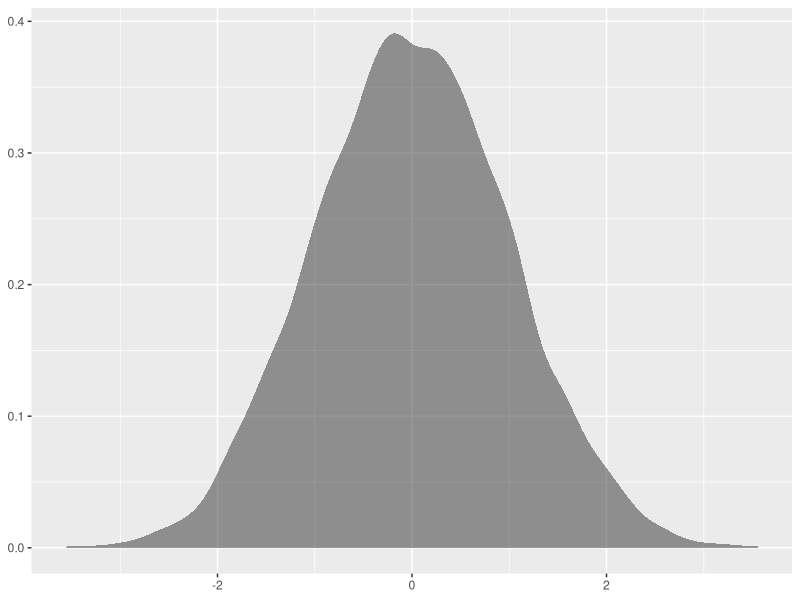
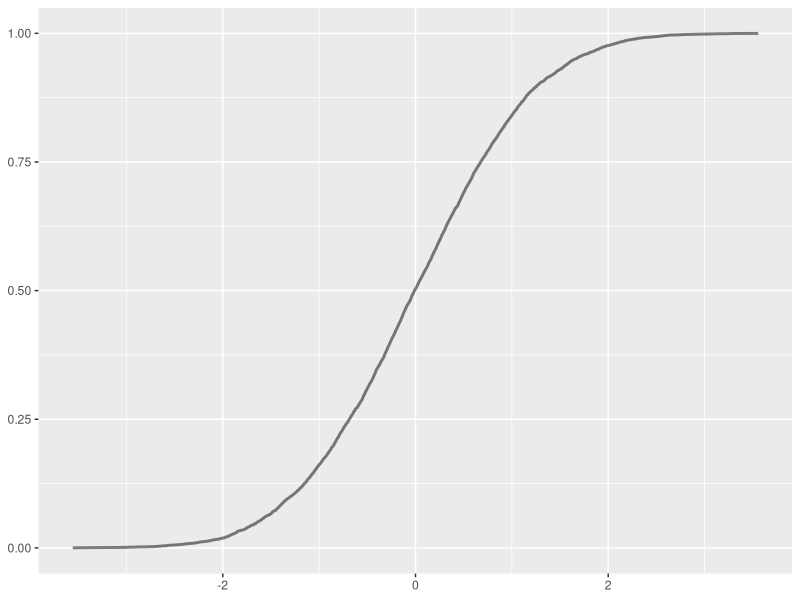
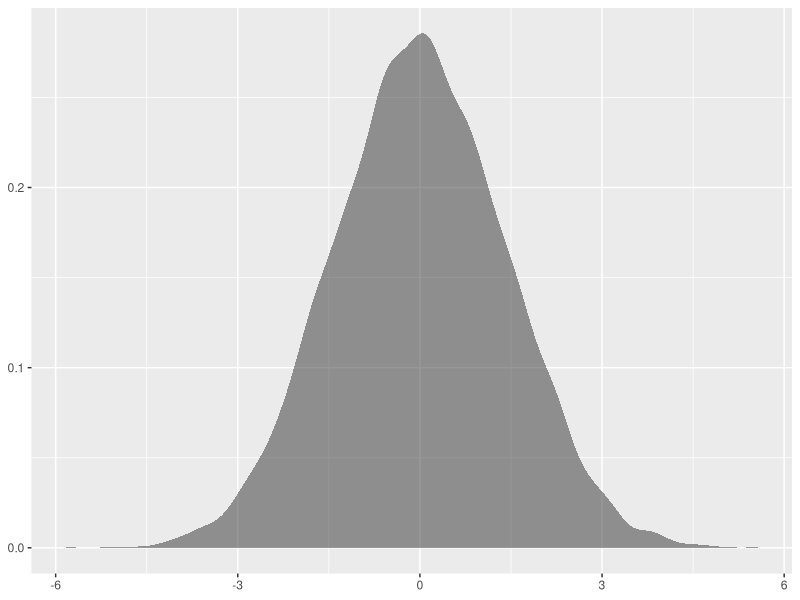
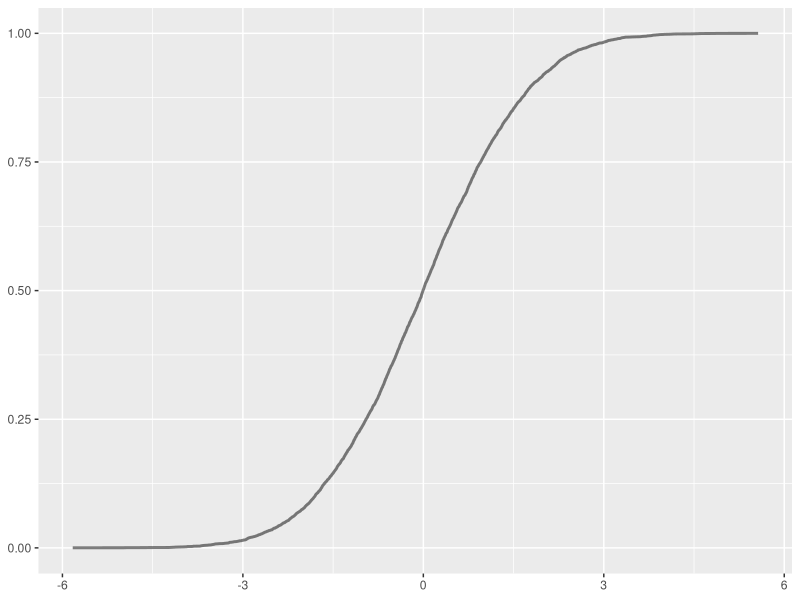
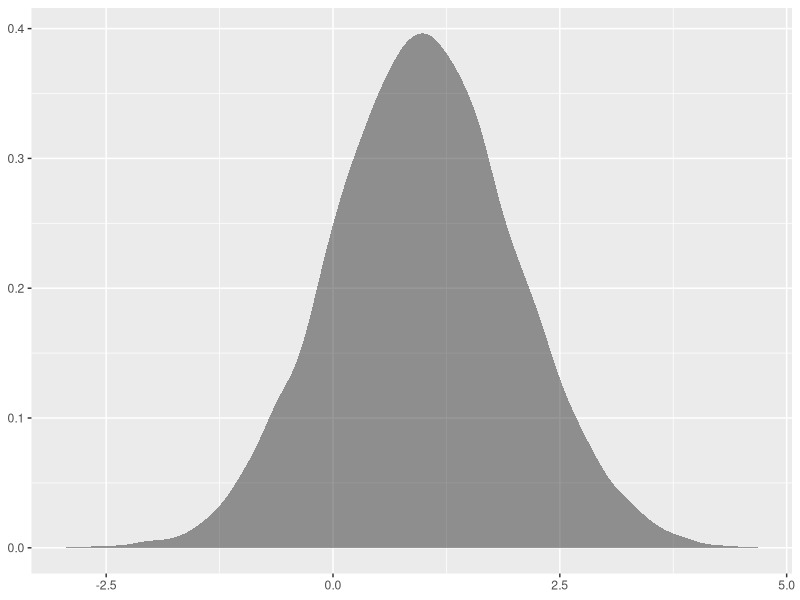
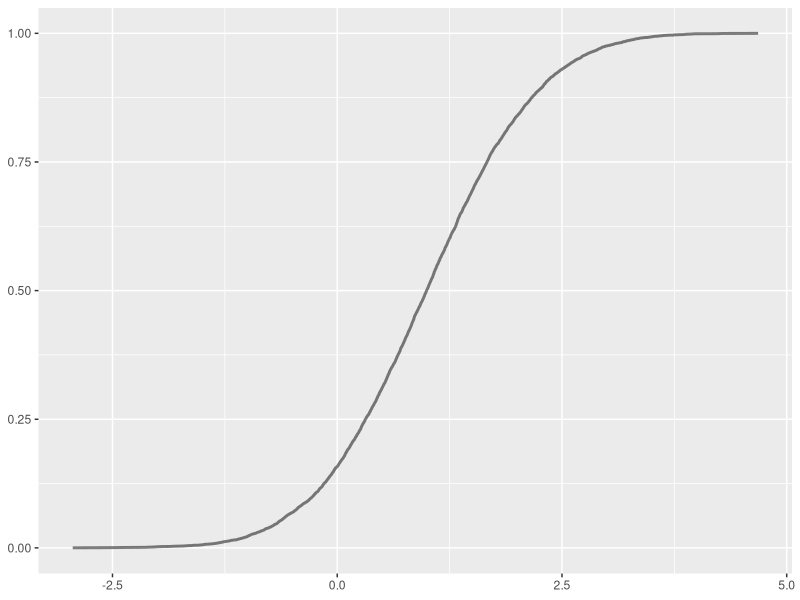
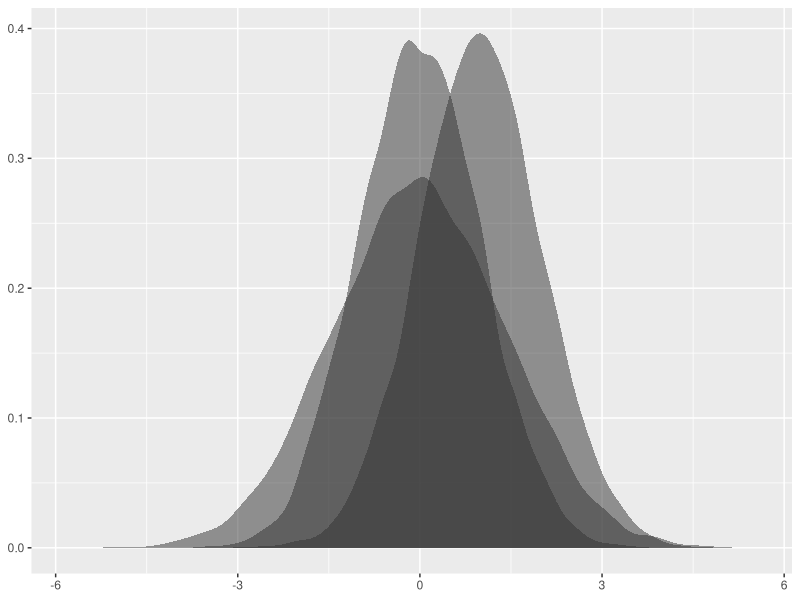
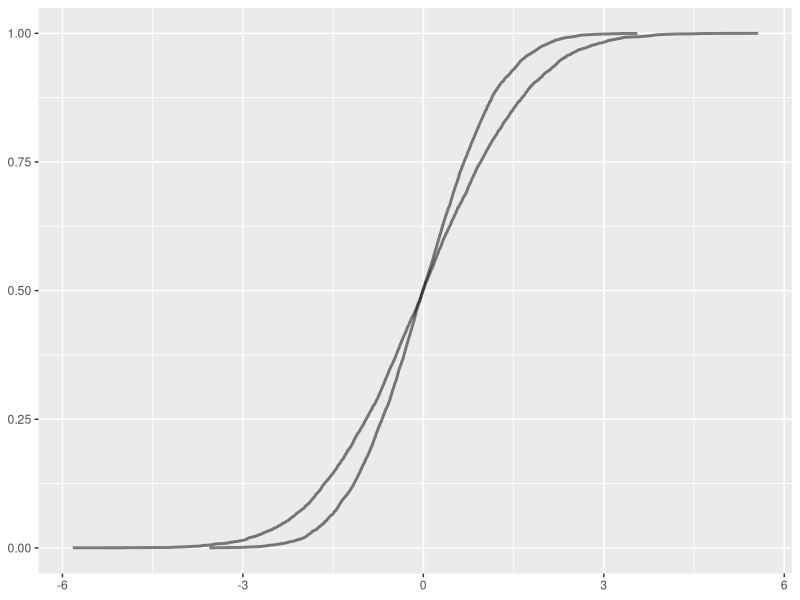

Write the R code that produced these figures, in order.
## ---- chunk 1
require(ggplot2)
require(scales)

knitr::opts_chunk$set(fig.path='../doc/images/')
knitr::opts_chunk$set(out.width = '400px')
knitr::opts_chunk$set(dpi=200)
## ---- chunk 2
normal01 <- read.table("normal_0_1.tsv", sep="\t", header=FALSE)
colnames(normal01) <- c("x")
normal01$ecdf <- ecdf(normal01$x)(normal01$x)

normal02 <- read.table("normal_0_2.tsv", sep="\t", header=FALSE)
colnames(normal02) <- c("x")
normal02$ecdf <- ecdf(normal02$x)(normal02$x)

normal11 <- read.table("normal_1_1.tsv", sep="\t", header=FALSE)
colnames(normal11) <- c("x")
normal11$ecdf <- ecdf(normal11$x)(normal11$x)

http <- read.table("http.tsv", sep="\t", header=TRUE)
colnames(http) <- c("ctime", "dtime", "ttime", "wait")
http$ctime <- as.numeric(as.character(http$ctime))
http$dtime <- as.numeric(as.character(http$dtime))
http$ttime <- as.numeric(as.character(http$ttime))
http$wait <- as.numeric(as.character(http$wait))
http$idx <- 1:nrow(http)
http$ttime_ecdf <- ecdf(http$ttime)(http$ttime)

twtr <- read.table("twtr.tsv", sep="\t", header=TRUE)
twtr$open_ecdf <- ecdf(twtr$open)(twtr$open)
twtr$volume_ecdf <- ecdf(twtr$volume)(twtr$volume)
## ---- chunk 3
ggplot(normal01, aes(x=x)) +
  stat_density(alpha=0.5) +
  theme(axis.title.x = element_blank(), axis.title.y = element_blank()) +
  scale_y_continuous(labels=comma)
## ---- chunk 4
ggplot(normal01, aes(x=x, y=ecdf)) +
  geom_line(alpha=0.5, size=1) +
  theme(axis.title.x = element_blank(), axis.title.y = element_blank()) +
  scale_y_continuous(labels=comma)
## ---- chunk 5
ggplot(normal02, aes(x=x)) +
  stat_density(alpha=0.5) +
  theme(axis.title.x = element_blank(), axis.title.y = element_blank()) +
  scale_y_continuous(labels=comma)
## ---- chunk 6
ggplot(normal02, aes(x=x, y=ecdf)) +
  geom_line(alpha=0.5, size=1) +
  theme(axis.title.x = element_blank(), axis.title.y = element_blank()) +
  scale_y_continuous(labels=comma)
## ---- chunk 7
ggplot(normal11, aes(x=x)) +
  stat_density(alpha=0.5) +
  theme(axis.title.x = element_blank(), axis.title.y = element_blank()) +
  scale_y_continuous(labels=comma)
## ---- chunk 8
ggplot(normal11, aes(x=x, y=ecdf)) +
  geom_line(alpha=0.5, size=1) +
  theme(axis.title.x = element_blank(), axis.title.y = element_blank()) +
  scale_y_continuous(labels=comma)
## ---- chunk 9
ggplot(normal01, aes(x=x)) +
  stat_density(alpha=0.5) +
  stat_density(data=normal02, alpha=0.5) +
  stat_density(data=normal11, alpha=0.5) +
  theme(axis.title.x = element_blank(), axis.title.y = element_blank()) +
  scale_y_continuous(labels=comma)
## ---- chunk 10
ggplot(normal01, aes(x=x, y=ecdf)) +
  geom_line(alpha=0.5, size=1) +
  geom_line(data=normal02, alpha=0.5, size=1) +
  theme(axis.title.x = element_blank(), axis.title.y = element_blank()) +
  scale_y_continuous(labels=comma)
## ---- chunk 11
ggplot(normal01, aes(x=x, y=ecdf)) +
  geom_line(alpha=0.5, size=1) +
  geom_line(data=normal11, alpha=0.5, size=1) +
  theme(axis.title.x = element_blank(), axis.title.y = element_blank()) +
  scale_y_continuous(labels=comma)
## ---- chunk 12
ggplot(normal02, aes(x=x, y=ecdf)) +
  geom_line(alpha=0.5, size=1) +
  geom_line(data=normal11, alpha=0.5, size=1) +
  theme(axis.title.x = element_blank(), axis.title.y = element_blank()) +
  scale_y_continuous(labels=comma)
## ---- chunk 13
ggplot(http, aes(x=idx, y=ttime)) +
  geom_line(alpha=0.5) +
  theme(axis.title.x = element_blank(), axis.title.y = element_blank()) +
  scale_y_continuous(labels=comma)
## ---- chunk 14
ggplot(http, aes(x=ttime)) +
  stat_density(alpha=0.5) +
  theme(axis.title.x = element_blank(), axis.title.y = element_blank()) +
  scale_y_continuous(labels=comma)
## ---- chunk 15
ggplot(http, aes(x=ttime, y=ttime_ecdf)) +
  geom_line(alpha=0.5, size=1) +
  theme(axis.title.x = element_blank(), axis.title.y = element_blank()) +
  scale_y_continuous(labels=comma)
## ---- chunk 16
ggplot(twtr, aes(x=timestamp, y=open)) +
  geom_line(alpha=0.5) +
  theme(axis.title.x = element_blank(), axis.title.y = element_blank()) +
  scale_y_continuous(labels=comma)
## ---- chunk 17
ggplot(twtr, aes(x=open)) +
  stat_density(alpha=0.5) +
  theme(axis.title.x = element_blank(), axis.title.y = element_blank()) +
  scale_y_continuous(labels=comma)
## ---- chunk 18
ggplot(twtr, aes(x=open, y=open_ecdf)) +
  geom_line(alpha=0.5, size=1) +
  theme(axis.title.x = element_blank(), axis.title.y = element_blank()) +
  scale_y_continuous(labels=comma)
## ---- chunk 19
ggplot(twtr, aes(x=timestamp, y=volume)) +
  geom_line(alpha=0.5) +
  theme(axis.title.x = element_blank(), axis.title.y = element_blank()) +
  scale_y_continuous(labels=comma)
## ---- chunk 20
ggplot(twtr, aes(x=volume)) +
  stat_density(alpha=0.5) +
  theme(axis.title.x = element_blank(), axis.title.y = element_blank()) +
  # Thousands commas on x axis for large integer trading volumes values.
  scale_x_continuous(labels=comma) +
  scale_y_continuous(labels=comma)
## ---- chunk 21
ggplot(twtr, aes(x=volume, y=volume_ecdf)) +
  geom_line(alpha=0.5, size=1) +
  theme(axis.title.x = element_blank(), axis.title.y = element_blank()) +
  scale_y_continuous(labels=comma)
